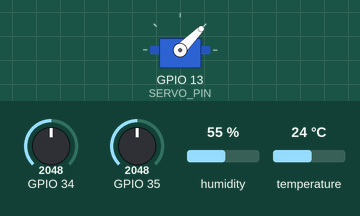
Recording of a sketch running on a simulated ESP32. Parts: servo. The test bench sets the inputs (shaded band); at power-on: GPIO 34 = 2048, GPIO 35 = 2048, humidity 55 %, temperature 24 °C (analog values on the 0–4095 scale). WiFi joins after 1.5 s; servers stay silent unless stated; no MQTT or app messages arrive unless stated; what the sketch prints to the serial monitor is not drawn.

Above: at 4.2 s.
4.3 s: GPIO 34 set to 1819
6.3 s: GPIO 34 set to 1704
At 10.01 s:
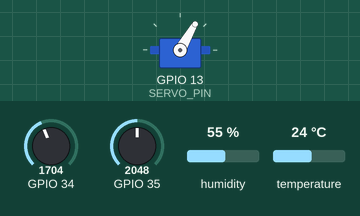
12.1 s: GPIO 35 set to 2243
15.9 s: GPIO 35 set to 2329
At 16.05 s:
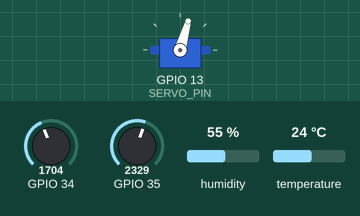
19.4 s: GPIO 35 set to 1228
25.8 s: GPIO 35 set to 1403
At 31.6 s:
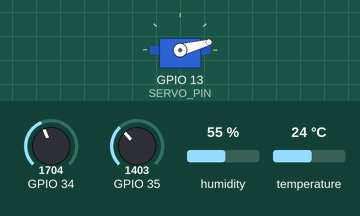
31.9 s: GPIO 35 set to 1521
Timing chart, 0 to 34.4 s (numbered marks = the images above; inputs shaded):
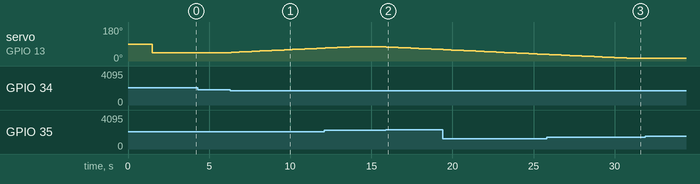

Measured:
- the behaviour switches between 1745 and 1744 on GPIO 34 (found by bisection; images 0 and 1)
- the behaviour switches between 2296 and 2297 on GPIO 35 (found by bisection; images 1 and 2)
- after the input at 4.3 s, every drawn part: stays the same
- after the input at 6.3 s, servo on GPIO 13 (SERVO_PIN): moves from 45° to 68° over 5.5 s, starting after 0.06 s
- after the input at 15.9 s, servo on GPIO 13 (SERVO_PIN): moves from 75° to 61° over 3.3 s, starting at once
- after the input at 31.9 s, every drawn part: stays the same

The sketch:

sun_track_el.ino
```cpp
#include <WiFi.h>
#include <PubSubClient.h>
#include <ArduinoJson.h>
#include <ESP32Servo.h>
#include <DHT.h>

// ---------------- WiFi ----------------
const char* ssid = "present";
const char* password = "presentshake";

// ---------------- MQTT ----------------
const char* mqtt_server = "10.132.4.166";
const char* topic = "solartracker/data";
const char* commandTopic = "solartracker/commands";

WiFiClient espClient;
PubSubClient client(espClient);

// ---------------- LDR ----------------
const int LEFT_LDR = 34;
const int RIGHT_LDR = 35;

// ---------------- Servo ----------------
Servo servo;
const int SERVO_PIN = 13;

// ---------------- DHT22 ----------------
#define DHTPIN 4
#define DHTTYPE DHT22

DHT dht(DHTPIN, DHTTYPE);

// Servo starts at center (45°)
// Mechanical range: 15° - 75°
int angle = 45;
int targetAngle = 45;
bool autoMode = true;

unsigned long lastServoMove = 0;
const unsigned long SERVO_INTERVAL = 20;   // ms between steps

// ---------------- Tracking Parameters ----------------
const int STEP = 1;
const float TRACK_THRESHOLD = 0.08;
const int NIGHT_THRESHOLD = 2000;

// ------------------------------------------------------

void setServo(int servoAngle)
{
    servo.write(servoAngle);
}

int readAverage(int pin, int samples = 10)
{
    long total = 0;

    for (int i = 0; i < samples; i++)
    {
        total += analogRead(pin);
        delay(2);
    }

    return total / samples;
}

void connectWiFi()
{
    Serial.print("Connecting to WiFi");

    WiFi.begin(ssid, password);

    while (WiFi.status() != WL_CONNECTED)
    {
        delay(500);
        Serial.print(".");
    }

    Serial.println("\nWiFi Connected");
}

void connectMQTT()
{
    while (!client.connected())
    {
        Serial.print("Connecting MQTT... ");

        if (client.connect("esp32_solar"))
        {
            Serial.println("Connected");
            if (client.subscribe(commandTopic))
            {
                Serial.print("Subscribed to: ");
                Serial.println(commandTopic);
            }
            else
            {
                Serial.println("Failed to subscribe!");
            }
        }
        else
        {
            Serial.print("Failed, rc=");
            Serial.print(client.state());
            Serial.println(" Retrying...");
            delay(2000);
        }
    }
}

void callback(char* topic, byte* payload, unsigned int length)
{
    String message;

    for (unsigned int i = 0; i < length; i++)
        message += (char)payload[i];

    StaticJsonDocument<128> doc;

    if (deserializeJson(doc, message))
        return;

    if (!doc.containsKey("command"))
        return;

    String command = doc["command"].as<String>();

    if (command == "SET_MODE")
    {
        String mode = doc["mode"];
        Serial.print("Current Servo Angle: ");
        Serial.println(angle);

        if (mode == "AUTO")
        {
            autoMode = true;
            Serial.println("AUTO MODE");
        }
        else if (mode == "MANUAL")
        {
            autoMode = false;
            Serial.println("MANUAL MODE");
        }
    }

    else if (command == "SET_ANGLE")
    {
        if (!autoMode)
        {
            int trackerAngle = doc["angle"];

            targetAngle = trackerAngle + 45;
            targetAngle = constrain(targetAngle, 15, 75);

            Serial.print("Target Angle: ");
            Serial.println(targetAngle);
        }
    }
}

void setup()
{
    Serial.begin(115200);

    analogReadResolution(12); // 0-4095

    servo.setPeriodHertz(50);
    servo.attach(SERVO_PIN, 500, 2400);
    dht.begin();

    delay(1500);

    setServo(angle);

    connectWiFi();

    client.setServer(mqtt_server, 1883);
    client.setCallback(callback);

    connectMQTT();
}

void loop()
{
    if (!client.connected())
        connectMQTT();

    client.loop();

    int l = readAverage(LEFT_LDR);
    int r = readAverage(RIGHT_LDR);

    float temperature = dht.readTemperature();
    float humidity = dht.readHumidity();

    if (isnan(temperature))
        temperature = 0;

    if (isnan(humidity))
        humidity = 0;

    float average = (l + r) / 2.0;

    float normalized = 0;

    if ((l + r) != 0)
        normalized = (float)(l - r) / (float)(l + r);

    int oldAngle = angle;
    String direction = "CENTER";

    // ---------- Night Detection ----------
    if (autoMode)
    {
        if (average > NIGHT_THRESHOLD)
        {
            direction = "NIGHT";

            if (angle > 45)
                angle -= STEP;
            else if (angle < 45)
                angle += STEP;
        }
        else
        {
            if (normalized > TRACK_THRESHOLD)
            {
                direction = "LEFT";
                angle -= STEP;
            }
            else if (normalized < -TRACK_THRESHOLD)
            {
                direction = "RIGHT";
                angle += STEP;
            }
        }
    }
    else
    {
        direction = "MANUAL";

        if (millis() - lastServoMove >= SERVO_INTERVAL)
        {
            lastServoMove = millis();

            if (angle < targetAngle)
                angle++;
            else if (angle > targetAngle)
                angle--;

            angle = constrain(angle, 15, 75);
        }
    }

    angle = constrain(angle, 15, 75);

    bool moved = (angle != oldAngle);

    if (moved)
        setServo(angle);

    StaticJsonDocument<384> doc;

    doc["left"] = l;
    doc["right"] = r;
    doc["temperature"] = temperature;
    doc["humidity"] = humidity;
    doc["average"] = round(average);
    doc["normalized"] = normalized;
    doc["direction"] = direction;
    int trackerAngle = angle - 45;
    doc["angle"] = trackerAngle;
    doc["moving"] = moved;
    doc["auto"] = autoMode;

    char buffer[384];
    serializeJson(doc, buffer);

    client.publish(topic, buffer);

    Serial.println(buffer);

    delay(200);
}
```
